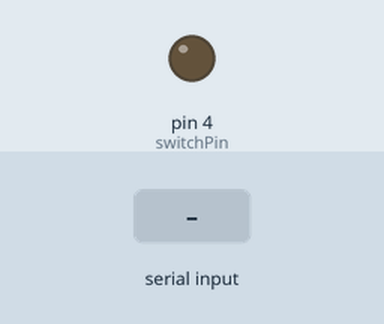
Recording of a program running on a simulated Arduino Nano Every. On the bench: output pins drawn as LEDs (lit = HIGH). Inputs (shaded band) come from the test bench.

Above: at 1.2 s.
1.3 s: "s90\n" received over Serial
At 2.1 s:
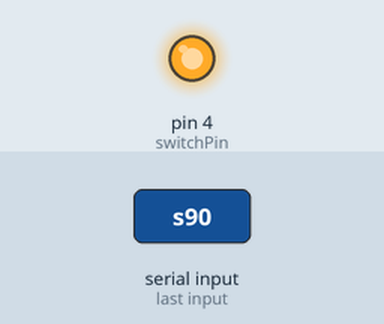
Timing chart, 0 to 4.3 s (numbered marks = the images above; inputs shaded):
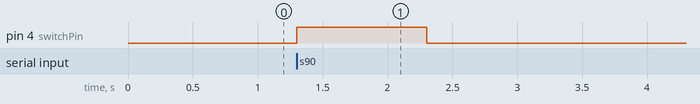

Measured:
- after the input at 1.3 s, pin 4 (switchPin): LOW → HIGH at once, → LOW 1.0 s later

The program:

main.cpp
```cpp
#include <Arduino.h>
#include <TimeLib.h>

// Output pins to MOSFETs
int switchPin = 4;

int time_on = 1;
int time_off = 10;
int astrapi_total_time_on = 10;
int running = 0;


void setup() {
  Serial.begin(115200);
  pinMode(switchPin, OUTPUT);
  digitalWrite(switchPin, LOW);
}

void loop() {
  if (Serial.available())  {
    char c = Serial.read();  //gets one byte from serial buffer
    if (c == 's') {
      // start run
      running = 1;
      digitalWrite(switchPin, HIGH);
    }
    else if (c == 'q') {
      // stop run
      running = 0;
      digitalWrite(switchPin, LOW);
    }
    else if (c == 't') {
      // on time
      time_on = Serial.parseInt();
    }
    else if (c == 'o') {
      // off time between runs
      time_off = Serial.parseInt();
    }
    else if (c == 'a') {
      // total on time
      astrapi_total_time_on = Serial.parseInt();
    }
  }

  if (running == 1){
    time_t startTime_total = millis();
    while ((startTime_total+astrapi_total_time_on*1000) > millis()){
      digitalWrite(switchPin, HIGH);
      delay(time_on*1000);
      digitalWrite(switchPin, LOW);
      delay(time_off*1000);
    }
    running = 0;
  }

}
```
